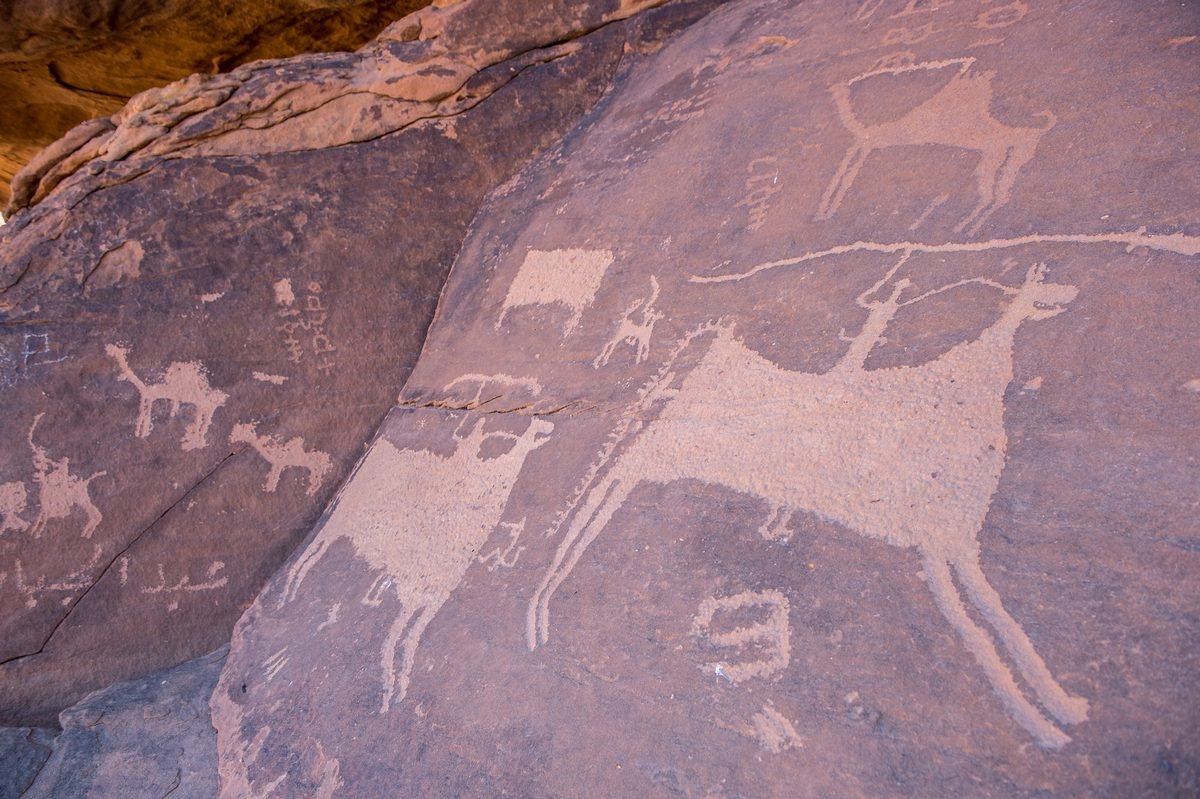
#> input picture photos/jubbah-02.jpg, 1200 x 799 px, found by its file name
$ python cover.py
#> lines starting #> are read from the running program, lines starting #| are printed output that depends on the picture
# -*- coding: utf-8 -*-
"""غلافٌ من صورةٍ حقيقية لنقوش جبة.

   الصورة وحدها لا تحمل نصًّا: النقوش فاتحة والسماء زرقاء، فأيّ كلمةٍ
   فوقها تضيع. فنُطفئها نحو لون البازلت، ثمّ نزيد الإطفاء كلّما اتّجهنا
   يمينًا حيث يقف الاسم — تدرّجٌ مخبوزٌ في الصورة، لأنّ pptxgenjs لا
   يعرف التدرّجات.

   يشغّل:  python tools/deck/art/cover.py
"""
from PIL import Image
import os, sys
sys.stdout.reconfigure(encoding='utf-8')

HERE = os.path.dirname(os.path.abspath(__file__))
REPO = os.path.abspath(os.path.join(HERE, os.pardir, os.pardir, os.pardir))
OUT = os.path.join(HERE, os.pardir, 'assets')
SRC = os.path.join(REPO, 'public', 'photos', 'jubbah-02.jpg')
DST = os.path.join(OUT, 'cover.jpg')
BASALT = (11, 15, 23)
W, H = 2400, 1350

im = Image.open(SRC).convert('RGB')
#> im is the input picture: PIL image 1200x799 RGB; mean R, G, B 150.5, 117.8, 127
# قصٌّ إلى نسبة الشريحة، مع إبقاء النقوش في الثلث الأعلى
target = W / H
w, h = im.size
#> w = 1200; h = 799
if w / h > target:
    nw = int(h * target)
    im = im.crop(((w - nw) // 2, 0, (w - nw) // 2 + nw, h))
else:
    nh = int(w / target)
#> nh = 675
    top = int((h - nh) * 0.35)
#> top = 43
    im = im.crop((0, top, w, top + nh))
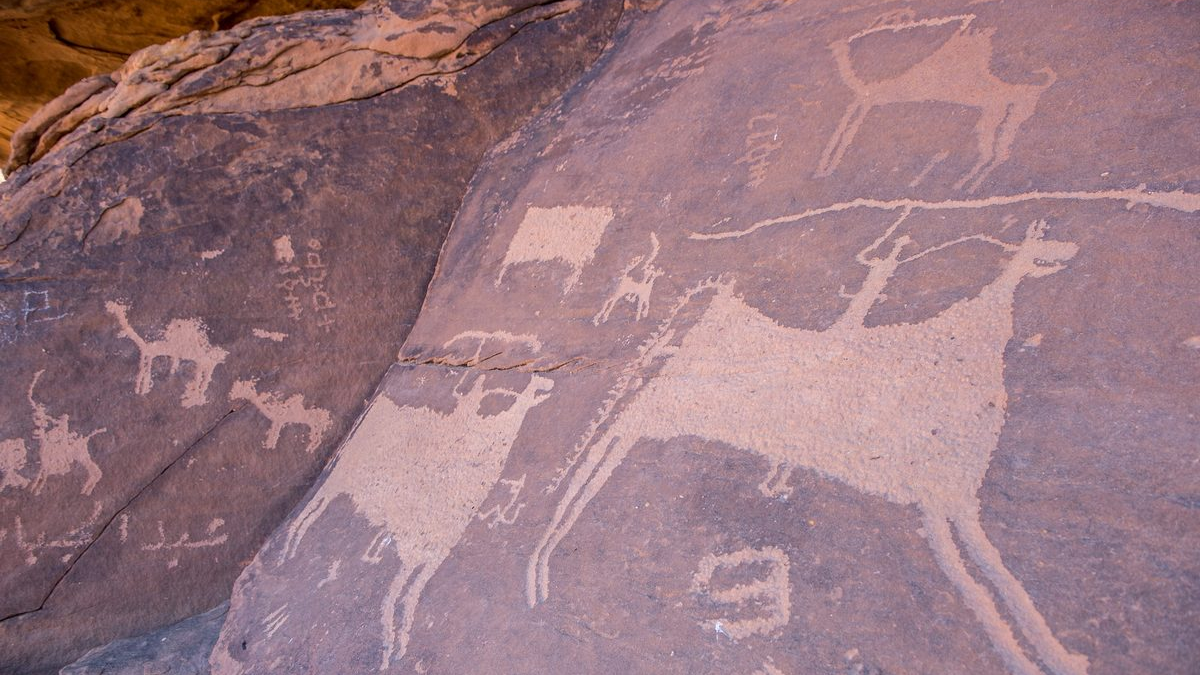
#> im: PIL image 1200x675 RGB; mean R, G, B 153.6, 119.9, 128.6
im = im.resize((W, H), Image.LANCZOS)
#> im: PIL image 2400x1350 RGB

ground = Image.new('RGB', (W, H), BASALT)
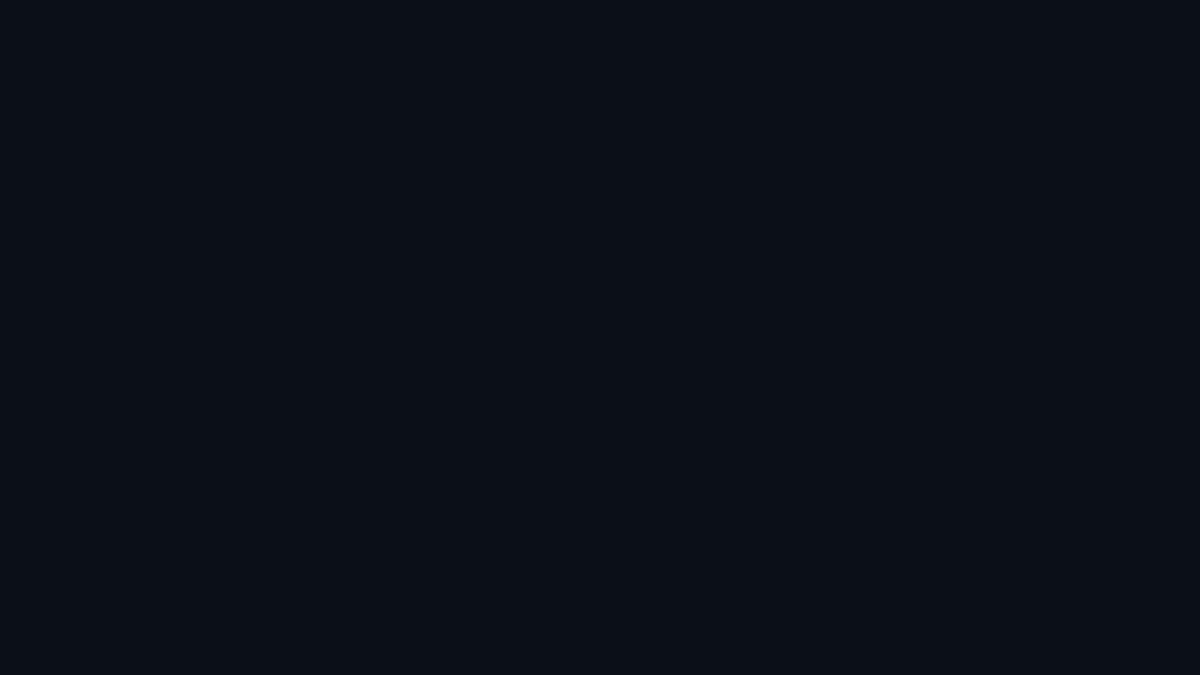
#> ground: PIL image 2400x1350 RGB (shown at 1/2 size); mean R, G, B 11, 15, 23

# قناع الإطفاء: ٤٨٪ يسارًا، و٩٤٪ عند الحافّة اليمنى
mask = Image.new('L', (W, 1))
px = mask.load()
LO, HI = 0.25, 0.62                      # حيث يبدأ النص وحيث يصير الظهر صلبًا
for x in range(W):
    t = x / (W - 1)                      # ٠ يسارًا، ١ يمينًا
    u = min(max((t - LO) / (HI - LO), 0.0), 1.0)
    u = u * u * (3 - 2 * u)              # منحنى ناعم: لا حدَّ ظاهرًا للتدرّج
    px[x, 0] = int(255 * (0.38 + 0.57 * u))
mask = mask.resize((W, H))
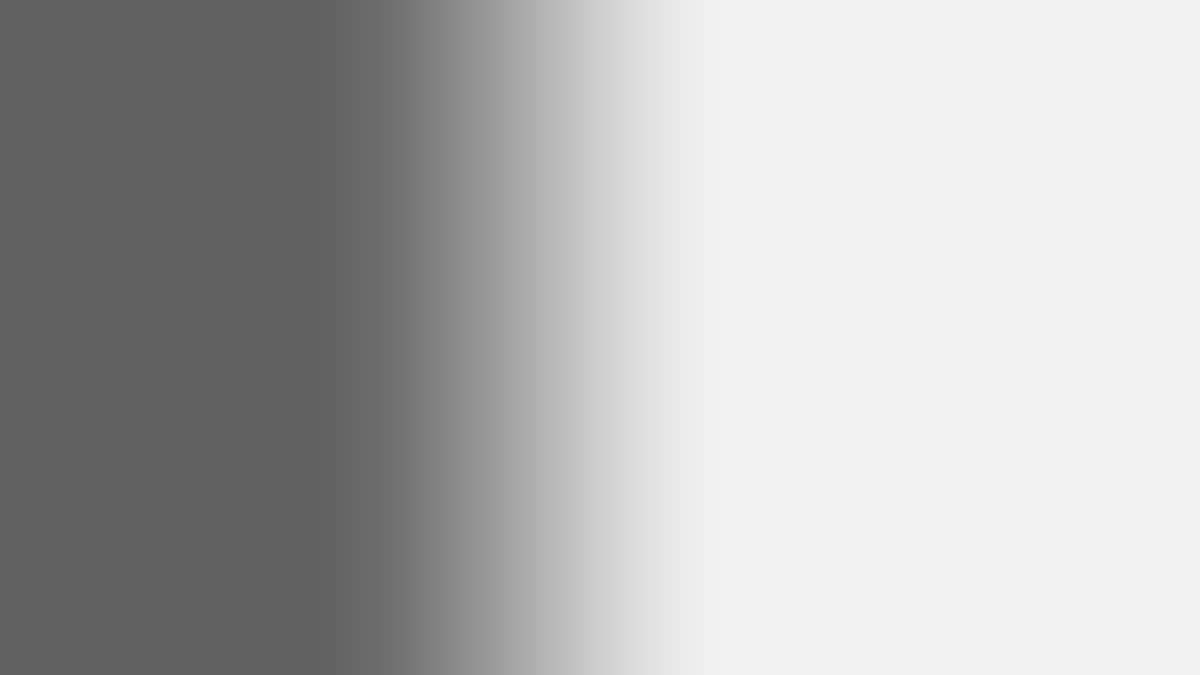
#> mask: PIL image 2400x1350 L (shown at 1/2 size); min 96, max 242, mean 178.5

im = Image.composite(ground, im, mask)
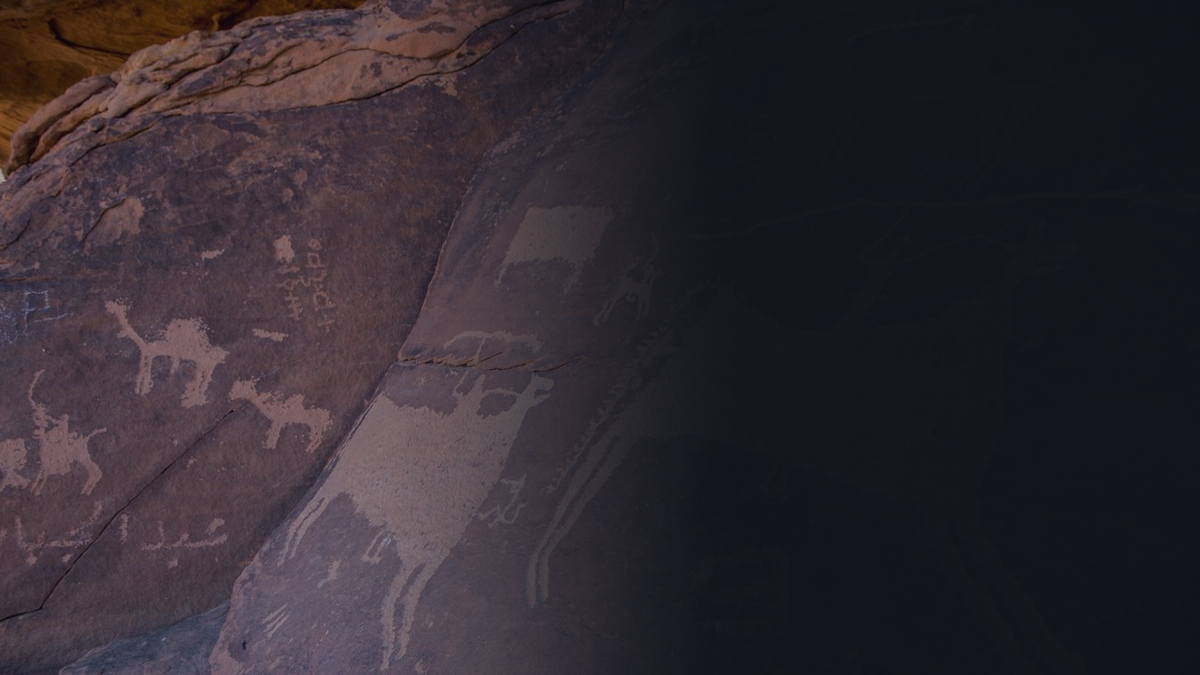
#> im: PIL image 2400x1350 RGB (shown at 1/2 size); mean R, G, B 49.1, 42, 49.6
im.save(DST, quality=88, optimize=True)
print('cover.jpg', im.size, os.path.getsize(DST) // 1024, 'KB')
#| cover.jpg (2400, 1350) 251 KB

$ run again, with photos/jubbah-01.jpg copied over photos/jubbah-02.jpg
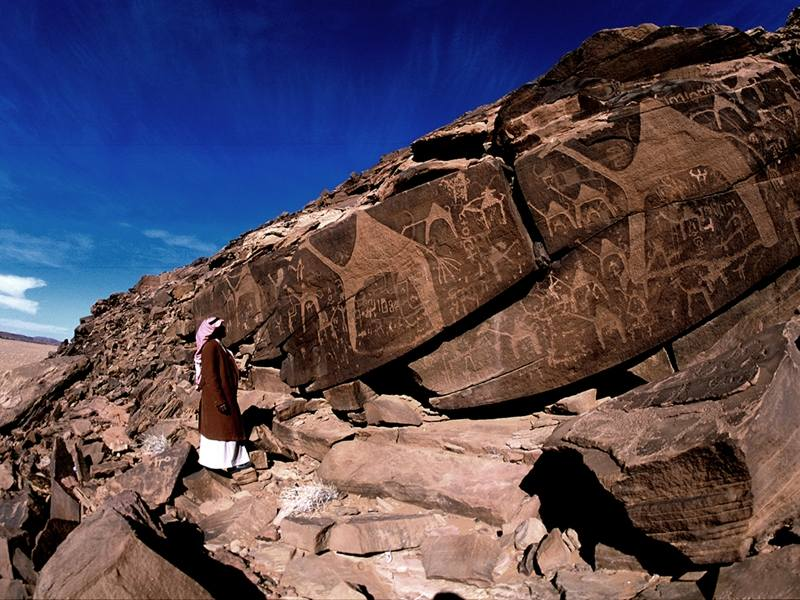
#> input picture photos/jubbah-01.jpg, 800 x 600 px, found by its file name
#> im is the input picture: PIL image 800x600 RGB; mean R, G, B 85.9, 72.9, 85
#> `im = im.crop((0, top, w, top + nh))`:
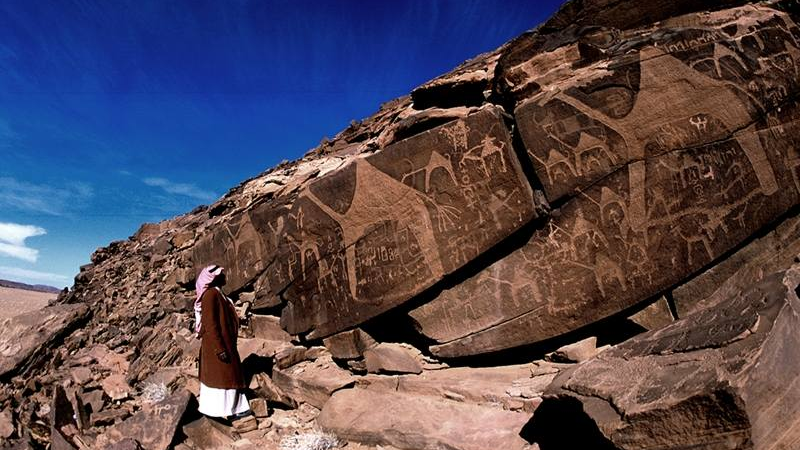
#> im: PIL image 800x450 RGB; mean R, G, B 84.6, 72.8, 84.1
#> `im = Image.composite(ground, im, mask)`:
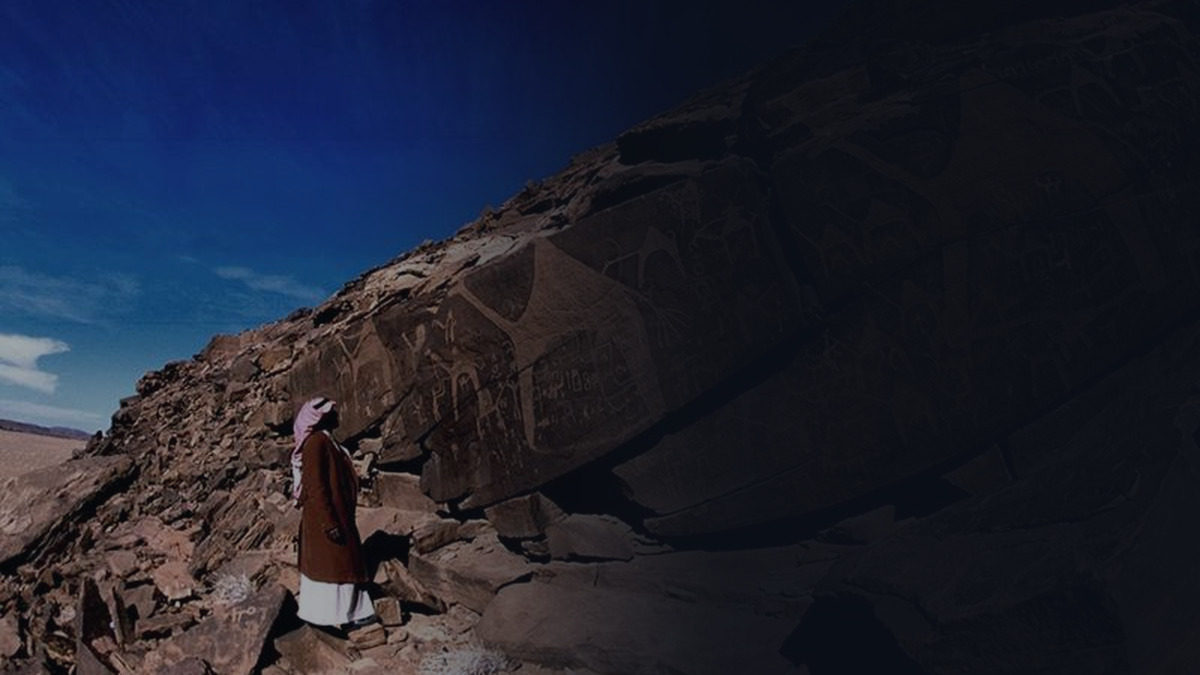
#> im: PIL image 2400x1350 RGB (shown at 1/2 size); mean R, G, B 31.3, 34.8, 49.2
#| cover.jpg (2400, 1350) 237 KB

$ run again, with photos/aarif-01.jpg copied over photos/jubbah-02.jpg
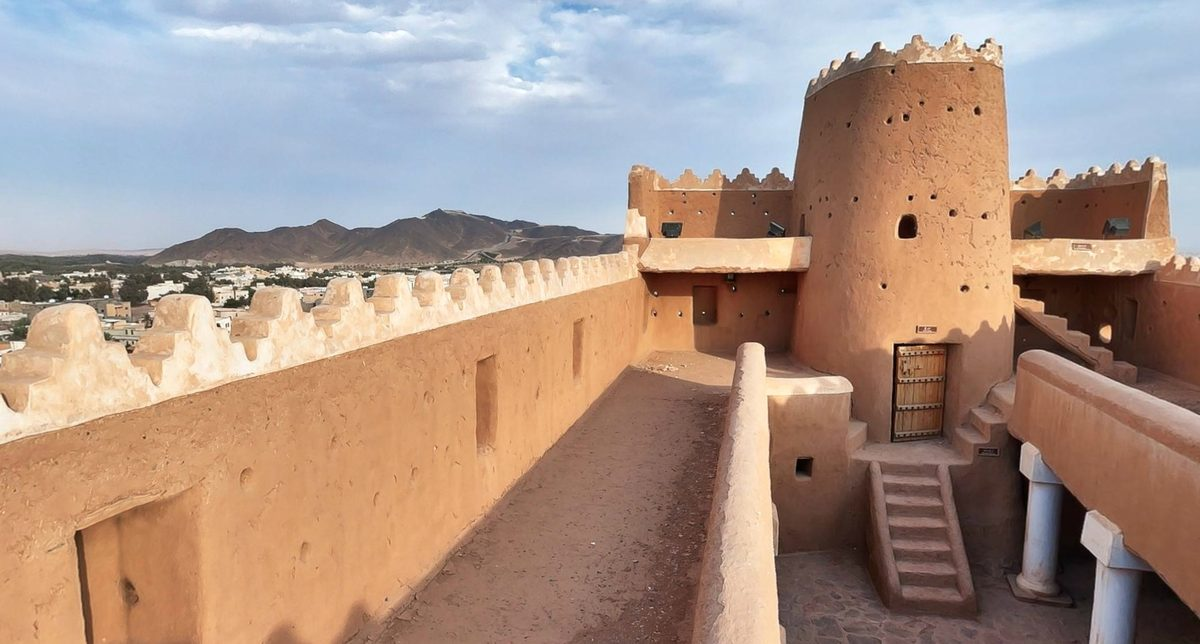
#> input picture photos/aarif-01.jpg, 1200 x 644 px, found by its file name
#> im is the input picture: PIL image 1200x644 RGB; mean R, G, B 169.7, 147.3, 135.4
#> `im = im.crop(((w - nw) // 2, 0, (w - nw) // 2 + nw, h))`:
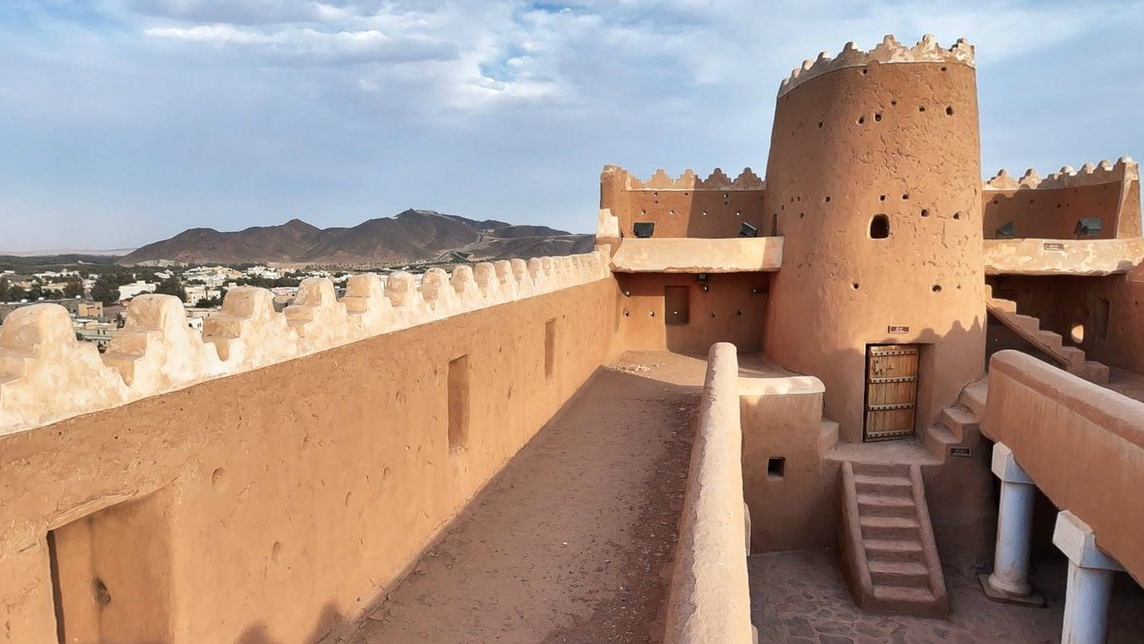
#> im: PIL image 1144x644 RGB; mean R, G, B 169.8, 147.1, 135
#> `im = Image.composite(ground, im, mask)`:
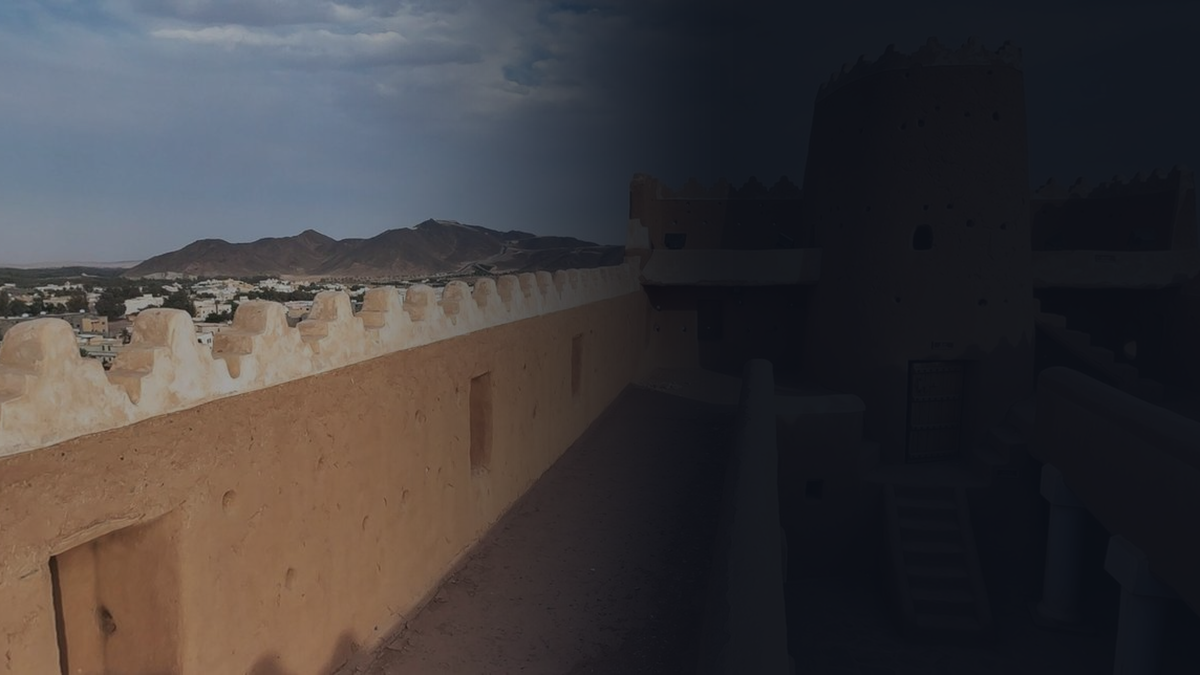
#> im: PIL image 2400x1350 RGB (shown at 1/2 size); mean R, G, B 63.4, 60, 61.6
#| cover.jpg (2400, 1350) 165 KB
